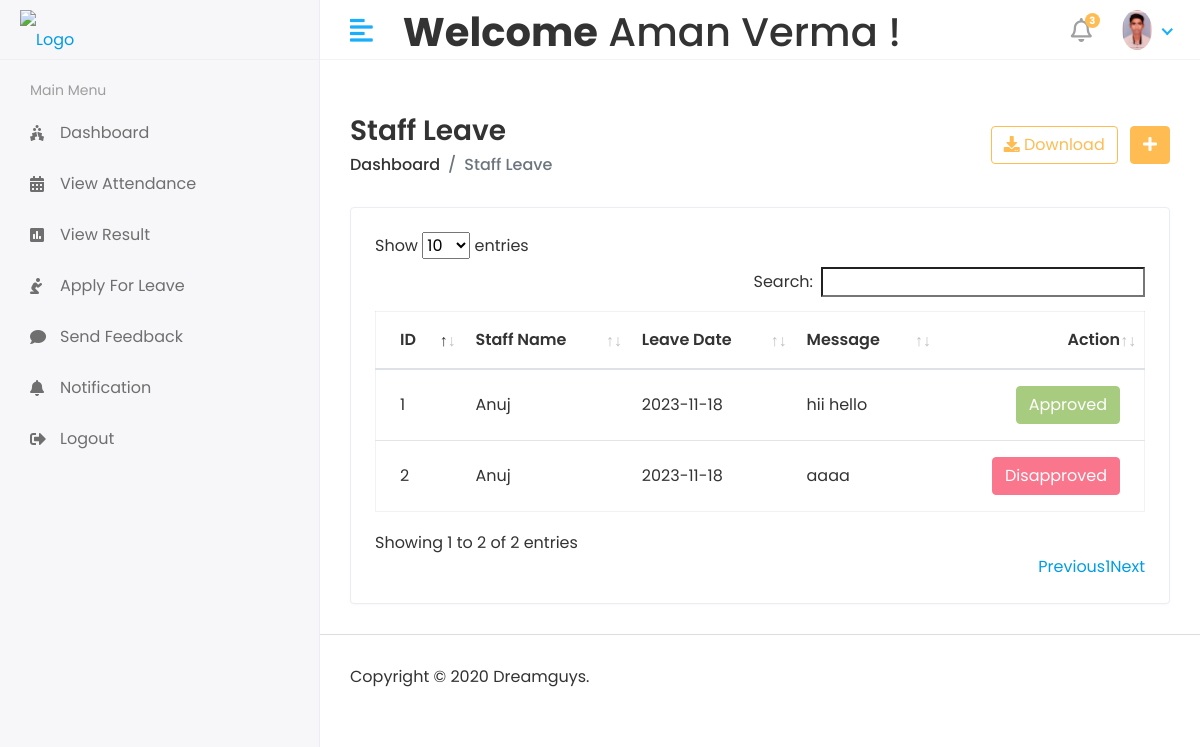
The app's page /Hod/Staff/Leave_view (signed in) with its own data.
### app/models.py (models this page shows, shortened)
class CustomUser(AbstractUser):
    USER = (
        ('1','HOD'),
        ('2','STAFF'),
        ('3','STUDENT'),
    )
    user_type = models.CharField(choices=USER,max_length=50,default=1)
    profile_pic = models.ImageField(upload_to='media/profile_pic')

class Staff_Leave(models.Model):
    staff_id = models.ForeignKey(Staff, on_delete=models.CASCADE)
    date = models.CharField(max_length=100)
    message = models.TextField()
    status = models.IntegerField(default=0)
    created_at = models.DateTimeField(auto_now_add=True)
    updated_at = models.DateTimeField(auto_now_add=True)

class Staff(models.Model):
    admin = models.OneToOneField(CustomUser,on_delete=models.CASCADE)
    address = models.TextField()
    gender = models.CharField(max_length=100)
    created_at = models.DateTimeField(auto_now_add=True)
    updated_at = models.DateTimeField(auto_now=True)

### College_ERP/HOD_views.py (the view)
# urls.py: path('Hod/Staff/Leave_view',HOD_views.STAFF_LEAVE_VIEW,name='staff_leave_view'),
@login_required(login_url='/')
def STAFF_LEAVE_VIEW(request):
    staff_leave = Staff_Leave.objects.all()
    context = {
        'staff_leave':staff_leave
    }
    return render(request,'Hod/staff_leave.html',context)

### templates/Hod/staff_leave.html (shortened to what this page needs)
{% extends 'base.html' %}
{% block content %}
<div class="content container-fluid">
    <div class="page-header">
        <div class="row align-items-center">
            <div class="col">
                <h3 class="page-title">Staff Leave</h3>
                <ul class="breadcrumb">
                    <li class="breadcrumb-item"><a href="index.html">Dashboard</a></li>
                    <li class="breadcrumb-item active">Staff Leave</li>
                </ul>
            </div>
            <div class="col-auto text-right float-right ml-auto">
                <a href="#" class="btn btn-outline-primary mr-2"><i class="fas fa-download"></i> Download</a>
                <a href="add-student.html" class="btn btn-primary"><i class="fas fa-plus"></i></a>
            </div>
        </div>
    </div>
    <div class="row">
        <div class="col-sm-12">
            <div class="card card-table">
                <div class="card-body">
                    <div class="table-responsive">
                        <table id="table_id" class="table table-hover table-center mb-0">
                            <thead>
                                <tr>
                                    <th>ID</th>
                                    <th>Staff Name</th>
                                    <th>Leave Date</th>
                                    <th>Message</th>
                                    <th class="text-right">Action</th>
                                </tr>
                            </thead>
                            <tbody>
                                {% for i in staff_leave %}
                                <tr>
                                    <td>{{i.id}}</td>
                                    <td>{{i.staff_id.admin.first_name}}</td>
                                    <td>{{i.date}}</td>
                                    <td>{{i.message}}</td>
                                    <td class="text-right">
                                        <div class="actions">
                                            {% if i.status == 0 %}
                                            <a href="{% url 'staff_approve_leave' i.id %}" class="btn btn-success">Approved</a>
                                            <a href="{% url 'staff_disapprove_leave' i.id %}" class="btn btn-danger">Disapproved</a>
                                            {% elif i.status == 1 %}
                                            <button class="btn btn-success" disabled="disabled">Approved</button>
                                            {% else %}
                                           <button class="btn btn-danger" disabled="disabled">Disapproved</button>
                                            {% endif %}
                                        </div>
                                    </td>
                                </tr>
                                {% endfor %}
                            </tbody>
                        </table>
                    </div>
                </div>
            </div>
        </div>
    </div>
</div>
{% endblock %}

### templates/includes/header.html (shortened to what this page needs)
{% load static %}
<div class="header">
    <div class="header-left">
        <a href="index.html" class="logo">
            <img src="{% static 'assets/img/logo.png' %}" alt="Logo">
        </a>
    </div>
    <a href="javascript:void(0);" id="toggle_btn">
        <i class="fas fa-align-left"></i>
    </a>
    <div class="top-nav-search mt-2">
        <h1><strong>Welcome</strong>&nbsp<span>{{ user.first_name }} {{ user.last_name }}</span>&nbsp!</h1>
    </div>
    <ul class="nav user-menu">
        <li class="nav-item dropdown noti-dropdown">
            <a href="#" class="dropdown-toggle nav-link" data-toggle="dropdown">
                <i class="far fa-bell"></i> <span class="badge badge-pill">3</span>
            </a>
        </li>
        <li class="nav-item dropdown has-arrow">
            <a href="#" class="dropdown-toggle nav-link" data-toggle="dropdown">
                <span class="user-img"><img class="rounded-circle"
                        src="/{{user.profile_pic}}" width="30" height="40" alt="Ryan Taylor"></span>
            </a>
        </li>
    </ul>
</div>

### static/assets/css/style.css (style rules this page uses)
html { height: 100%; }
body { background-color: #fff; color: #333; font-family: 'Poppins', sans-serif; font-size: 1rem; height: 100%; line-height: 1.5; overflow-x: hidden; }
h1, h2, h3, h4, h5, h6 { font-family: 'Poppins', sans-serif; margin-top: 0; }
a { color: #009ce7; }
input, button, a { transition: all 0.4s ease; -moz-transition: all 0.4s ease; -o-transition: all 0.4s ease; -ms-transition: all 0.4s ease; -webkit-transition: all 0.4s ease; }
input, input:focus, button, button:focus { outline: none; }
ul, ol { padding: 0px; list-style: none; }
.table { color: #333; max-width: 100%; margin-bottom: 0; width: 100%; }
.table.dataTable { border-collapse: collapse !important; border: 1px solid rgba(0, 0, 0, 0.05); }
.table thead tr th { font-weight: 600; }
.table tbody tr { border-bottom: 1px solid rgba(0, 0, 0, 0.05); }
.table.table-center td, .table.table-center th { vertical-align: middle; }
.card-table .card-body .table > thead > tr > th { border-top: 0; }
.card-table .card-body .table tr td:first-child, .card-table .card-body .table tr th:first-child { padding-left: 1.5rem; }
.card-table .card-body .table tr td:last-child, .card-table .card-body .table tr th:last-child { padding-right: 1.5rem; }
.card-table .table td, .card-table .table th { border-top: 1px solid #e2e5e8; padding: 1rem 0.75rem; white-space: nowrap; }
.btn-primary { background-color: #FFBC53; border: 1px solid #FFBC53; }
.btn-success { background-color: #7bb13c; border: 1px solid #7bb13c }
.btn-success.disabled, .btn-success:disabled { background-color: #7bb13c; border-color: #7bb13c; color: #fff; }
.btn-danger { background-color: #e84646; border: 1px solid #e84646; }
.btn-danger.disabled, .btn-danger:disabled { background-color: #f62d51; border-color: #f62d51; color: #fff; }
.btn-outline-primary { color: #FFBC53; border-color: #FFBC53; }
.card { border: 1px solid #ececf5; box-shadow: 0 1px 3px 0 rgba(0, 0, 0, 0.03); margin-bottom: 1.875rem; }
.card-body { padding: 1.5rem; }
.header { background-color: #fff; border-bottom: 1px solid #f3f3f4; left: 0; position: fixed; right: 0; top: 0; z-index: 1001; height: 60px; }
.header .header-left { float: left; height: 60px; padding: 0 20px; position: relative; width: 320px; z-index: 1; transition: all 0.2s ease-in-out; background-color: #f7f7fa; border-bottom: 1px solid #efefef; border-right: 1px solid #ececf5; display: flex; align-items: center; }
.header .header-left .logo { display: inline-block; line-height: 60px; }
.header .header-left .logo img { max-height: 40px; width: auto; }
.header .dropdown-toggle:after { display: none; }
.header .has-arrow .dropdown-toggle:after { border-top: 0; border-left: 0; border-bottom: 2px solid #18aefa; border-right: 2px solid #18aefa; content: ''; height: 8px; display: inline-block; pointer-events: none; -webkit-transform-origin: 66% 66%; -ms-transform-origin: 66% 66%; transform-origin: 66% 66%; -webkit-transform: rotate(45deg); -ms-transform: rotate(45deg); transform: rotate(45deg); -webkit-transition: all 0.15s ease-in-out; transition: all 0.15s ease-in-out; width: 8px; vertical-align: 0px; }
.user-menu { float: right; margin: 0; position: relative; z-index: 99; padding-right: 15px; }
.user-menu.nav > li > a { color: #a0a0a0; font-size: 14px; line-height: 58px; padding: 0 15px; height: 60px; }
.user-img { margin-right: 3px; position: relative; }
.top-nav-search { float: left; margin-left: 15px; }
.page-wrapper > .content { padding: 1.875rem 1.875rem 0; }
.page-header { margin-bottom: 1.875rem; }
.page-header .breadcrumb { background-color: transparent; color: #6c757d; font-size: 1rem; font-weight: 500; margin-bottom: 0; padding: 0; }
.page-header .breadcrumb a { color: #333; }
.page-title { font-size: 28px; font-weight: 600; color: #333; margin-bottom: 5px; }
.user-menu.nav > li > a .badge { background-color: #FFBC53; display: block; font-size: 10px; font-weight: bold; height: 15px; width: 15px; position: absolute; right: 7px; top: 13px; color: #fff; padding: 3px; }
.user-menu.nav > li > a > i { font-size: 1.5rem; line-height: 60px; }
@media (min-width: 992px) { #toggle_btn { align-items: center; color: #18aefa; display: inline-flex; float: left; font-size: 26px; height: 60px; justify-content: center; margin-left: 15px; padding: 0 15px; } }

### records on screen
CustomUser: first_name "Aman", last_name "Verma", profile_pic (picture)
Staff_Leave: id "1", staff_id.admin.first_name "Anuj", date "2023-11-18", message "hii hello", status "Approved"
Staff_Leave: id "2", staff_id.admin.first_name "Anuj", date "2023-11-18", message "aaaa", status "Disapproved"
